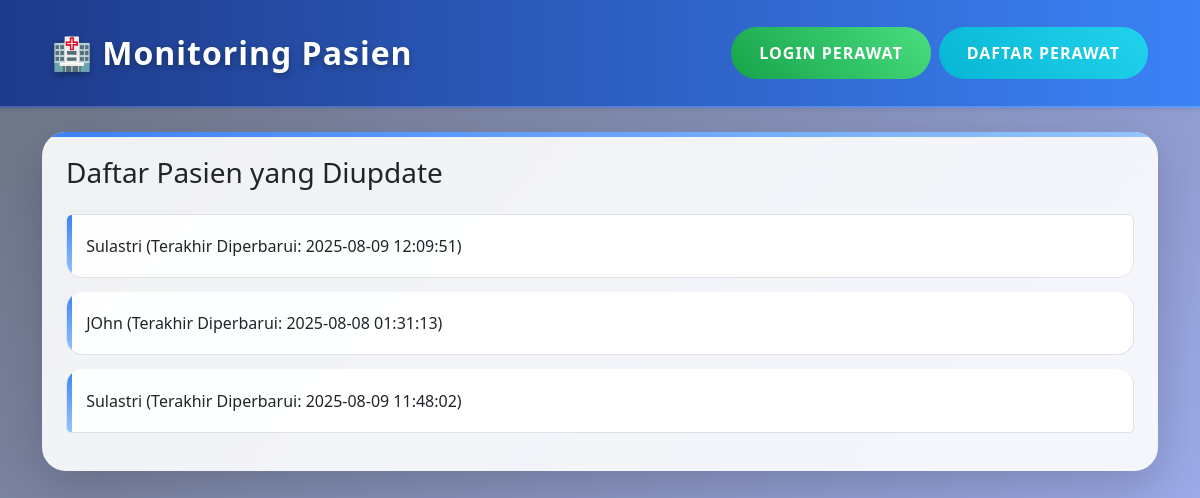
The page / on the database its author committed.
### tables this page shows
CREATE TABLE patient (
                    id INTEGER PRIMARY KEY AUTOINCREMENT,
                    name TEXT NOT NULL,
                    access_key TEXT NOT NULL,
                    condition TEXT,
                    family_member_name TEXT,
                    phone_number TEXT,
                    emergency_phone_number TEXT,
                    id_card_number TEXT,
                    address TEXT,
                    room_responsible_person TEXT,
                    room_responsible_phone TEXT,
                    doctor_name TEXT,
                    doctor_phone TEXT,
                    priority INTEGER DEFAULT 0,
                    last_updated TEXT
                );

### app.py (the view)
@app.route('/')
def landing():
    conn = sqlite3.connect('database.db')
    c = conn.cursor()
    c.execute("SELECT id, name, condition, priority, last_updated FROM patient WHERE condition != '' ORDER BY priority DESC, id DESC")
    patients = c.fetchall()
    conn.close()
    return render_template('landing.html', patients=patients)

### templates/landing.html (shortened to what this page needs)
{% extends "base.html" %}
{% block content %}
<div class="card shadow-lg p-4">
    <h3 class="mb-4">Daftar Pasien yang Diupdate</h3>
    <div class="list-group" id="patient-list">
        {% for patient in patients %}
        <a class="list-group-item list-group-item-action hover-effect" href="{{ url_for('access_patient', patient_id=patient[0]) }}">
            {{ patient[1] }} (Terakhir Diperbarui: {{ patient[4] if patient[4] else '-' }})
        </a>
        {% else %}
        <p class="text-muted">Belum ada pasien yang diupdate.</p>
        {% endfor %}
    </div>
</div>
{% endblock %}

### static/style.css (style rules this page uses)
body { background: linear-gradient(135deg, #6b7280 0%, #a5b4fc 100%); font-family: 'Poppins', 'Segoe UI', Tahoma, Geneva, Verdana, sans-serif; min-height: 100vh; margin: 0; display: flex; flex-direction: column; color: #1f2937; overflow-x: hidden; background-attachment: fixed; }
.card { border: none; border-radius: 24px; background: rgba(255, 255, 255, 0.9); backdrop-filter: blur(15px); box-shadow: 0 10px 36px rgba(0, 0, 0, 0.15); transition: transform 0.5s ease, box-shadow 0.5s ease; overflow: hidden; animation: fadeInUp 0.8s ease-out; position: relative; }
.card::before { content: ''; position: absolute; top: 0; left: 0; width: 100%; height: 5px; background: linear-gradient(90deg, #3b82f6, #93c5fd); border-radius: 24px 24px 0 0; }
.list-group-item { border-radius: 16px; margin-bottom: 14px; background: rgba(255, 255, 255, 0.97); transition: all 0.4s ease; padding: 1.2rem; position: relative; overflow: hidden; }
.list-group-item::before { content: ''; position: absolute; left: 0; top: 0; width: 5px; height: 100%; background: linear-gradient(180deg, #3b82f6, #93c5fd); }

### rows shown on the page
patient: name "Sulastri", last_updated "2025-08-09 12:09:51"
patient: name "JOhn", last_updated "2025-08-08 01:31:13"
patient: name "Sulastri", last_updated "2025-08-09 11:48:02"
